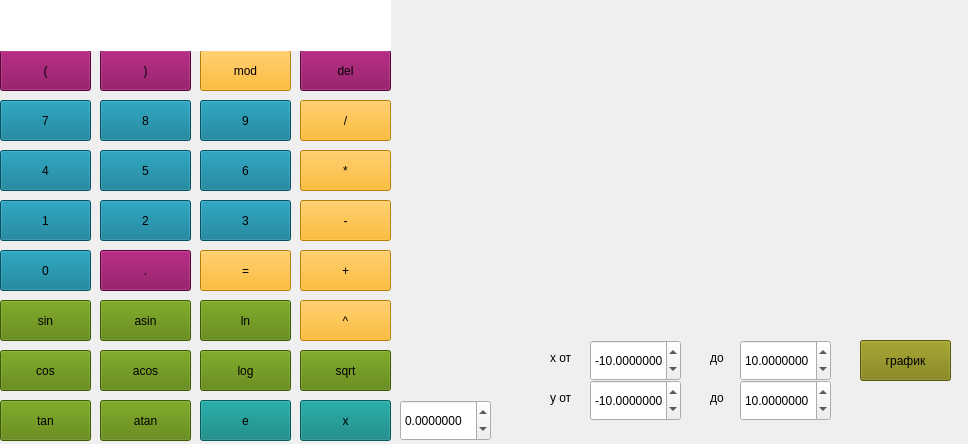
<?xml version="1.0" encoding="UTF-8"?>
<ui version="4.0">
 <class>MainWindow</class>
 <widget class="QMainWindow" name="MainWindow">
  <property name="enabled">
   <bool>true</bool>
  </property>
  <property name="geometry">
   <rect>
    <x>0</x>
    <y>0</y>
    <width>968</width>
    <height>444</height>
   </rect>
  </property>
  <property name="minimumSize">
   <size>
    <width>968</width>
    <height>444</height>
   </size>
  </property>
  <property name="maximumSize">
   <size>
    <width>968</width>
    <height>444</height>
   </size>
  </property>
  <property name="windowTitle">
   <string>MainWindow</string>
  </property>
  <widget class="QWidget" name="centralwidget">
   <widget class="QPushButton" name="pushButton_1">
    <property name="geometry">
     <rect>
      <x>0</x>
      <y>200</y>
      <width>91</width>
      <height>41</height>
     </rect>
    </property>
    <property name="styleSheet">
     <string notr="true">QPushButton {
   background-color:rgb(0, 113, 140)
}</string>
    </property>
    <property name="text">
     <string>1</string>
    </property>
   </widget>
   <widget class="QPushButton" name="pushButton_2">
    <property name="geometry">
     <rect>
      <x>100</x>
      <y>200</y>
      <width>91</width>
      <height>41</height>
     </rect>
    </property>
    <property name="styleSheet">
     <string notr="true">QPushButton {
   background-color:rgb(0, 113, 140)
}</string>
    </property>
    <property name="text">
     <string>2</string>
    </property>
   </widget>
   <widget class="QPushButton" name="pushButton_3">
    <property name="geometry">
     <rect>
      <x>200</x>
      <y>200</y>
      <width>91</width>
      <height>41</height>
     </rect>
    </property>
    <property name="styleSheet">
     <string notr="true">QPushButton {
   background-color:rgb(0, 113, 140)
}</string>
    </property>
    <property name="text">
     <string>3</string>
    </property>
   </widget>
   <widget class="QPushButton" name="pushButton_plus">
    <property name="geometry">
     <rect>
      <x>300</x>
      <y>250</y>
      <width>91</width>
      <height>41</height>
     </rect>
    </property>
    <property name="styleSheet">
     <string notr="true">QPushButton {
   background-color:rgb(255, 174, 0);
}</string>
    </property>
    <property name="text">
     <string>+</string>
    </property>
   </widget>
   <widget class="QPushButton" name="pushButton_4">
    <property name="geometry">
     <rect>
      <x>0</x>
      <y>150</y>
      <width>91</width>
      <height>41</height>
     </rect>
    </property>
    <property name="styleSheet">
     <string notr="true">QPushButton {
   background-color:rgb(0, 113, 140)
}</string>
    </property>
    <property name="text">
     <string>4</string>
    </property>
   </widget>
   <widget class="QPushButton" name="pushButton_5">
    <property name="geometry">
     <rect>
      <x>100</x>
      <y>150</y>
      <width>91</width>
      <height>41</height>
     </rect>
    </property>
    <property name="styleSheet">
     <string notr="true">QPushButton {
   background-color:rgb(0, 113, 140)
}</string>
    </property>
    <property name="text">
     <string>5</string>
    </property>
   </widget>
   <widget class="QPushButton" name="pushButton_6">
    <property name="geometry">
     <rect>
      <x>200</x>
      <y>150</y>
      <width>91</width>
      <height>41</height>
     </rect>
    </property>
    <property name="styleSheet">
     <string notr="true">QPushButton {
   background-color:rgb(0, 113, 140)
}</string>
    </property>
    <property name="text">
     <string>6</string>
    </property>
   </widget>
   <widget class="QPushButton" name="pushButton_sub">
    <property name="geometry">
     <rect>
      <x>300</x>
      <y>200</y>
      <width>91</width>
      <height>41</height>
     </rect>
    </property>
    <property name="styleSheet">
     <string notr="true">QPushButton {
   background-color:rgb(255, 174, 0);
}</string>
    </property>
    <property name="text">
     <string>-</string>
    </property>
   </widget>
   <widget class="QPushButton" name="pushButton_7">
    <property name="geometry">
     <rect>
      <x>0</x>
      <y>100</y>
      <width>91</width>
      <height>41</height>
     </rect>
    </property>
    <property name="styleSheet">
     <string notr="true">QPushButton {
   background-color:rgb(0, 113, 140)
}</string>
    </property>
    <property name="text">
     <string>7</string>
    </property>
   </widget>
   <widget class="QPushButton" name="pushButton_8">
    <property name="geometry">
     <rect>
      <x>100</x>
      <y>100</y>
      <width>91</width>
      <height>41</height>
     </rect>
    </property>
    <property name="styleSheet">
     <string notr="true">QPushButton {
   background-color:rgb(0, 113, 140)
}</string>
    </property>
    <property name="text">
     <string>8</string>
    </property>
   </widget>
   <widget class="QPushButton" name="pushButton_9">
    <property name="geometry">
     <rect>
      <x>200</x>
      <y>100</y>
      <width>91</width>
      <height>41</height>
     </rect>
    </property>
    <property name="styleSheet">
     <string notr="true">QPushButton {
   background-color:rgb(0, 113, 140)
}</string>
    </property>
    <property name="text">
     <string>9</string>
    </property>
   </widget>
   <widget class="QPushButton" name="pushButton_mul">
    <property name="geometry">
     <rect>
      <x>300</x>
      <y>150</y>
      <width>91</width>
      <height>41</height>
     </rect>
    </property>
    <property name="styleSheet">
     <string notr="true">QPushButton {
   background-color:rgb(255, 174, 0);
}</string>
    </property>
    <property name="text">
     <string>*</string>
    </property>
   </widget>
   <widget class="QPushButton" name="pushButton_0">
    <property name="geometry">
     <rect>
      <x>0</x>
      <y>250</y>
      <width>91</width>
      <height>41</height>
     </rect>
    </property>
    <property name="styleSheet">
     <string notr="true">QPushButton {
   background-color:rgb(0, 113, 140)
}</string>
    </property>
    <property name="text">
     <string>0</string>
    </property>
   </widget>
   <widget class="QPushButton" name="pushButton_dot">
    <property name="geometry">
     <rect>
      <x>100</x>
      <y>250</y>
      <width>91</width>
      <height>41</height>
     </rect>
    </property>
    <property name="styleSheet">
     <string notr="true">QPushButton {
   background-color:rgb(129, 0, 80)
}</string>
    </property>
    <property name="text">
     <string>.</string>
    </property>
   </widget>
   <widget class="QPushButton" name="pushButton_div">
    <property name="geometry">
     <rect>
      <x>300</x>
      <y>100</y>
      <width>91</width>
      <height>41</height>
     </rect>
    </property>
    <property name="styleSheet">
     <string notr="true">QPushButton {
   background-color:rgb(255, 174, 0);
}</string>
    </property>
    <property name="text">
     <string>/</string>
    </property>
   </widget>
   <widget class="QPushButton" name="pushButton_eq">
    <property name="geometry">
     <rect>
      <x>200</x>
      <y>250</y>
      <width>91</width>
      <height>41</height>
     </rect>
    </property>
    <property name="styleSheet">
     <string notr="true">QPushButton {
   background-color:rgb(255, 174, 0);
}</string>
    </property>
    <property name="text">
     <string>=</string>
    </property>
   </widget>
   <widget class="QPushButton" name="pushButton_del">
    <property name="geometry">
     <rect>
      <x>300</x>
      <y>50</y>
      <width>91</width>
      <height>41</height>
     </rect>
    </property>
    <property name="styleSheet">
     <string notr="true">QPushButton {
   background-color:rgb(129, 0, 80)
}</string>
    </property>
    <property name="text">
     <string>del</string>
    </property>
   </widget>
   <widget class="QPushButton" name="pushButton_br_fr">
    <property name="geometry">
     <rect>
      <x>0</x>
      <y>50</y>
      <width>91</width>
      <height>41</height>
     </rect>
    </property>
    <property name="styleSheet">
     <string notr="true">QPushButton {
   background-color:rgb(129, 0, 80)
}</string>
    </property>
    <property name="text">
     <string>(</string>
    </property>
   </widget>
   <widget class="QPushButton" name="pushButton_br_b">
    <property name="geometry">
     <rect>
      <x>100</x>
      <y>50</y>
      <width>91</width>
      <height>41</height>
     </rect>
    </property>
    <property name="styleSheet">
     <string notr="true">QPushButton {
   background-color:rgb(129, 0, 80)
}</string>
    </property>
    <property name="text">
     <string>)</string>
    </property>
   </widget>
   <widget class="QPushButton" name="pushButton_sin">
    <property name="geometry">
     <rect>
      <x>0</x>
      <y>300</y>
      <width>91</width>
      <height>41</height>
     </rect>
    </property>
    <property name="styleSheet">
     <string notr="true">QPushButton {
   background-color:rgb(84, 127, 0)
}</string>
    </property>
    <property name="text">
     <string>sin</string>
    </property>
   </widget>
   <widget class="QPushButton" name="pushButton_atan">
    <property name="geometry">
     <rect>
      <x>100</x>
      <y>400</y>
      <width>91</width>
      <height>41</height>
     </rect>
    </property>
    <property name="styleSheet">
     <string notr="true">QPushButton {
   background-color:rgb(84, 127, 0)
}</string>
    </property>
    <property name="text">
     <string>atan</string>
    </property>
   </widget>
   <widget class="QPushButton" name="pushButton_asin">
    <property name="geometry">
     <rect>
      <x>100</x>
      <y>300</y>
      <width>91</width>
      <height>41</height>
     </rect>
    </property>
    <property name="styleSheet">
     <string notr="true">QPushButton {
   background-color:rgb(84, 127, 0)
}</string>
    </property>
    <property name="text">
     <string>asin</string>
    </property>
   </widget>
   <widget class="QPushButton" name="pushButton_cos">
    <property name="geometry">
     <rect>
      <x>0</x>
      <y>350</y>
      <width>91</width>
      <height>41</height>
     </rect>
    </property>
    <property name="styleSheet">
     <string notr="true">QPushButton {
   background-color:rgb(84, 127, 0)
}</string>
    </property>
    <property name="text">
     <string>cos</string>
    </property>
   </widget>
   <widget class="QPushButton" name="pushButton_tan">
    <property name="geometry">
     <rect>
      <x>0</x>
      <y>400</y>
      <width>91</width>
      <height>41</height>
     </rect>
    </property>
    <property name="styleSheet">
     <string notr="true">QPushButton {
   background-color:rgb(84, 127, 0)
}</string>
    </property>
    <property name="text">
     <string>tan</string>
    </property>
   </widget>
   <widget class="QPushButton" name="pushButton_acos">
    <property name="geometry">
     <rect>
      <x>100</x>
      <y>350</y>
      <width>91</width>
      <height>41</height>
     </rect>
    </property>
    <property name="styleSheet">
     <string notr="true">QPushButton {
   background-color:rgb(84, 127, 0)
}</string>
    </property>
    <property name="text">
     <string>acos</string>
    </property>
   </widget>
   <widget class="QPushButton" name="pushButton_degree">
    <property name="geometry">
     <rect>
      <x>300</x>
      <y>300</y>
      <width>91</width>
      <height>41</height>
     </rect>
    </property>
    <property name="styleSheet">
     <string notr="true">QPushButton {
   background-color:rgb(255, 174, 0);
}</string>
    </property>
    <property name="text">
     <string>^</string>
    </property>
   </widget>
   <widget class="QPushButton" name="pushButton_mod">
    <property name="geometry">
     <rect>
      <x>200</x>
      <y>50</y>
      <width>91</width>
      <height>41</height>
     </rect>
    </property>
    <property name="styleSheet">
     <string notr="true">QPushButton {
   background-color:rgb(255, 174, 0);
}</string>
    </property>
    <property name="text">
     <string>mod</string>
    </property>
   </widget>
   <widget class="QPushButton" name="pushButton_log">
    <property name="geometry">
     <rect>
      <x>200</x>
      <y>350</y>
      <width>91</width>
      <height>41</height>
     </rect>
    </property>
    <property name="styleSheet">
     <string notr="true">QPushButton {
   background-color:rgb(84, 127, 0)
}</string>
    </property>
    <property name="text">
     <string>log</string>
    </property>
   </widget>
   <widget class="QPushButton" name="pushButton_ln">
    <property name="geometry">
     <rect>
      <x>200</x>
      <y>300</y>
      <width>91</width>
      <height>41</height>
     </rect>
    </property>
    <property name="styleSheet">
     <string notr="true">QPushButton {
   background-color:rgb(84, 127, 0)
}</string>
    </property>
    <property name="text">
     <string>ln</string>
    </property>
   </widget>
   <widget class="QPushButton" name="pushButton_sqrt">
    <property name="geometry">
     <rect>
      <x>300</x>
      <y>350</y>
      <width>91</width>
      <height>41</height>
     </rect>
    </property>
    <property name="styleSheet">
     <string notr="true">QPushButton {
   background-color:rgb(84, 127, 0)
}</string>
    </property>
    <property name="text">
     <string>sqrt</string>
    </property>
   </widget>
   <widget class="QPushButton" name="pushButton_x">
    <property name="geometry">
     <rect>
      <x>300</x>
      <y>400</y>
      <width>91</width>
      <height>41</height>
     </rect>
    </property>
    <property name="styleSheet">
     <string notr="true">QPushButton {
   background-color:rgb(0, 127, 123)
}</string>
    </property>
    <property name="text">
     <string>x</string>
    </property>
   </widget>
   <widget class="QPushButton" name="pushButton_graph">
    <property name="geometry">
     <rect>
      <x>860</x>
      <y>340</y>
      <width>91</width>
      <height>41</height>
     </rect>
    </property>
    <property name="styleSheet">
     <string notr="true">QPushButton {
   background-color:rgb(125, 126, 10)
}</string>
    </property>
    <property name="text">
     <string>график</string>
    </property>
   </widget>
   <widget class="QDoubleSpinBox" name="xValue">
    <property name="geometry">
     <rect>
      <x>400</x>
      <y>400</y>
      <width>91</width>
      <height>41</height>
     </rect>
    </property>
    <property name="decimals">
     <number>7</number>
    </property>
    <property name="minimum">
     <double>-1000000.000000000000000</double>
    </property>
    <property name="maximum">
     <double>1000000.000000000000000</double>
    </property>
   </widget>
   <widget class="QLineEdit" name="showing">
    <property name="geometry">
     <rect>
      <x>0</x>
      <y>0</y>
      <width>391</width>
      <height>51</height>
     </rect>
    </property>
    <property name="frame">
     <bool>false</bool>
    </property>
    <property name="readOnly">
     <bool>true</bool>
    </property>
   </widget>
   <widget class="QCustomPlot" name="widget" native="true">
    <property name="geometry">
     <rect>
      <x>400</x>
      <y>0</y>
      <width>560</width>
      <height>324</height>
     </rect>
    </property>
   </widget>
   <widget class="QLabel" name="label_4">
    <property name="geometry">
     <rect>
      <x>710</x>
      <y>390</y>
      <width>21</width>
      <height>16</height>
     </rect>
    </property>
    <property name="text">
     <string>до</string>
    </property>
   </widget>
   <widget class="QLabel" name="label">
    <property name="geometry">
     <rect>
      <x>550</x>
      <y>350</y>
      <width>31</width>
      <height>16</height>
     </rect>
    </property>
    <property name="text">
     <string>х от </string>
    </property>
   </widget>
   <widget class="QLabel" name="label_3">
    <property name="geometry">
     <rect>
      <x>710</x>
      <y>350</y>
      <width>21</width>
      <height>16</height>
     </rect>
    </property>
    <property name="text">
     <string>до</string>
    </property>
   </widget>
   <widget class="QLabel" name="label_2">
    <property name="geometry">
     <rect>
      <x>550</x>
      <y>390</y>
      <width>31</width>
      <height>16</height>
     </rect>
    </property>
    <property name="text">
     <string>у от</string>
    </property>
   </widget>
   <widget class="QDoubleSpinBox" name="start_x">
    <property name="geometry">
     <rect>
      <x>590</x>
      <y>340</y>
      <width>91</width>
      <height>41</height>
     </rect>
    </property>
    <property name="decimals">
     <number>7</number>
    </property>
    <property name="minimum">
     <double>-1000000.000000000000000</double>
    </property>
    <property name="maximum">
     <double>1000000.000000000000000</double>
    </property>
    <property name="value">
     <double>-10.000000000000000</double>
    </property>
   </widget>
   <widget class="QDoubleSpinBox" name="start_y">
    <property name="geometry">
     <rect>
      <x>590</x>
      <y>380</y>
      <width>91</width>
      <height>41</height>
     </rect>
    </property>
    <property name="decimals">
     <number>7</number>
    </property>
    <property name="minimum">
     <double>-1000000.000000000000000</double>
    </property>
    <property name="maximum">
     <double>1000000.000000000000000</double>
    </property>
    <property name="value">
     <double>-10.000000000000000</double>
    </property>
   </widget>
   <widget class="QDoubleSpinBox" name="end_x">
    <property name="geometry">
     <rect>
      <x>740</x>
      <y>340</y>
      <width>91</width>
      <height>41</height>
     </rect>
    </property>
    <property name="decimals">
     <number>7</number>
    </property>
    <property name="minimum">
     <double>-1000000.000000000000000</double>
    </property>
    <property name="maximum">
     <double>1000000.000000000000000</double>
    </property>
    <property name="value">
     <double>10.000000000000000</double>
    </property>
   </widget>
   <widget class="QDoubleSpinBox" name="end_y">
    <property name="geometry">
     <rect>
      <x>740</x>
      <y>380</y>
      <width>91</width>
      <height>41</height>
     </rect>
    </property>
    <property name="decimals">
     <number>7</number>
    </property>
    <property name="minimum">
     <double>-1000000.000000000000000</double>
    </property>
    <property name="maximum">
     <double>1000000.000000000000000</double>
    </property>
    <property name="value">
     <double>10.000000000000000</double>
    </property>
   </widget>
   <widget class="QPushButton" name="pushButton_e">
    <property name="geometry">
     <rect>
      <x>200</x>
      <y>400</y>
      <width>91</width>
      <height>41</height>
     </rect>
    </property>
    <property name="styleSheet">
     <string notr="true">QPushButton {
   background-color:rgb(0, 127, 123)
}</string>
    </property>
    <property name="text">
     <string>e</string>
    </property>
   </widget>
  </widget>
 </widget>
 <customwidgets>
  <customwidget>
   <class>QCustomPlot</class>
   <extends>QWidget</extends>
   <header>qcustomplot.h</header>
   <container>1</container>
  </customwidget>
 </customwidgets>
 <resources/>
 <connections/>
</ui>
